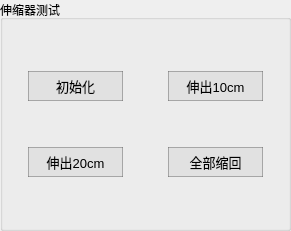
       <widget class="QGroupBox" name="groupBox_19">
        <property name="geometry">
         <rect>
          <x>680</x>
          <y>0</y>
          <width>291</width>
          <height>231</height>
         </rect>
        </property>
        <property name="title">
         <string>伸缩器测试</string>
        </property>
        <layout class="QGridLayout" name="gridLayout_18">
         <property name="leftMargin">
          <number>25</number>
         </property>
         <property name="rightMargin">
          <number>25</number>
         </property>
         <item row="2" column="0">
          <layout class="QHBoxLayout" name="horizontalLayout_102">
           <item>
            <widget class="QPushButton" name="button_telescopicArmTake20_Exit">
             <property name="minimumSize">
              <size>
               <width>95</width>
               <height>30</height>
              </size>
             </property>
             <property name="font">
              <font>
               <pointsize>10</pointsize>
              </font>
             </property>
             <property name="styleSheet">
              <string notr="true">QPushButton{
	border-style:solid;
	border-width:1px;
	color: rgb(0, 0, 0);
	background-color: rgba(225, 225, 225);
	border-color:rgba(100, 100, 100, 120);
}

QPushButton:hover{
	color:rgba(0,0,0,200);
	background-color:rgb(240, 248, 248);
	border-color: rgb(0, 150, 250);
}

QPushButton:pressed{
	border-style:inset;
	color:rgba(0,0,0,150);
	background-color: rgba(225, 225, 225);
	border-color: rgba(0, 163, 245);
}</string>
             </property>
             <property name="text">
              <string>伸出20cm</string>
             </property>
            </widget>
           </item>
           <item>
            <spacer name="horizontalSpacer_55">
             <property name="orientation">
              <enum>Qt::Horizontal</enum>
             </property>
             <property name="sizeHint" stdset="0">
              <size>
               <width>40</width>
               <height>20</height>
              </size>
             </property>
            </spacer>
           </item>
           <item>
            <widget class="QPushButton" name="button_telescopicArmBack_Exit">
             <property name="minimumSize">
              <size>
               <width>95</width>
               <height>30</height>
              </size>
             </property>
             <property name="font">
              <font>
               <pointsize>10</pointsize>
              </font>
             </property>
             <property name="styleSheet">
              <string notr="true">QPushButton{
	border-style:solid;
	border-width:1px;
	color: rgb(0, 0, 0);
	background-color: rgba(225, 225, 225);
	border-color:rgba(100, 100, 100, 120);
}

QPushButton:hover{
	color:rgba(0,0,0,200);
	background-color:rgb(240, 248, 248);
	border-color: rgb(0, 150, 250);
}

QPushButton:pressed{
	border-style:inset;
	color:rgba(0,0,0,150);
	background-color: rgba(225, 225, 225);
	border-color: rgba(0, 163, 245);
}</string>
             </property>
             <property name="text">
              <string>全部缩回</string>
             </property>
            </widget>
           </item>
          </layout>
         </item>
         <item row="1" column="0">
          <layout class="QHBoxLayout" name="horizontalLayout_103">
           <item>
            <widget class="QPushButton" name="button_telescopicArmInit_Exit">
             <property name="minimumSize">
              <size>
               <width>95</width>
               <height>30</height>
              </size>
             </property>
             <property name="font">
              <font>
               <pointsize>10</pointsize>
              </font>
             </property>
             <property name="styleSheet">
              <string notr="true">QPushButton{
	border-style:solid;
	border-width:1px;
	color: rgb(0, 0, 0);
	background-color: rgba(225, 225, 225);
	border-color:rgba(100, 100, 100, 120);
}

QPushButton:hover{
	color:rgba(0,0,0,200);
	background-color:rgb(240, 248, 248);
	border-color: rgb(0, 150, 250);
}

QPushButton:pressed{
	border-style:inset;
	color:rgba(0,0,0,150);
	background-color: rgba(225, 225, 225);
	border-color: rgba(0, 163, 245);
}</string>
             </property>
             <property name="text">
              <string>初始化</string>
             </property>
            </widget>
           </item>
           <item>
            <spacer name="horizontalSpacer_56">
             <property name="orientation">
              <enum>Qt::Horizontal</enum>
             </property>
             <property name="sizeHint" stdset="0">
              <size>
               <width>40</width>
               <height>20</height>
              </size>
             </property>
            </spacer>
           </item>
           <item>
            <widget class="QPushButton" name="button_telescopicArmTake10_Exit">
             <property name="minimumSize">
              <size>
               <width>95</width>
               <height>30</height>
              </size>
             </property>
             <property name="font">
              <font>
               <pointsize>10</pointsize>
              </font>
             </property>
             <property name="styleSheet">
              <string notr="true">QPushButton{
	border-style:solid;
	border-width:1px;
	color: rgb(0, 0, 0);
	background-color: rgba(225, 225, 225);
	border-color:rgba(100, 100, 100, 120);
}

QPushButton:hover{
	color:rgba(0,0,0,200);
	background-color:rgb(240, 248, 248);
	border-color: rgb(0, 150, 250);
}

QPushButton:pressed{
	border-style:inset;
	color:rgba(0,0,0,150);
	background-color: rgba(225, 225, 225);
	border-color: rgba(0, 163, 245);
}</string>
             </property>
             <property name="text">
              <string>伸出10cm</string>
             </property>
            </widget>
           </item>
          </layout>
         </item>
        </layout>
       </widget>
